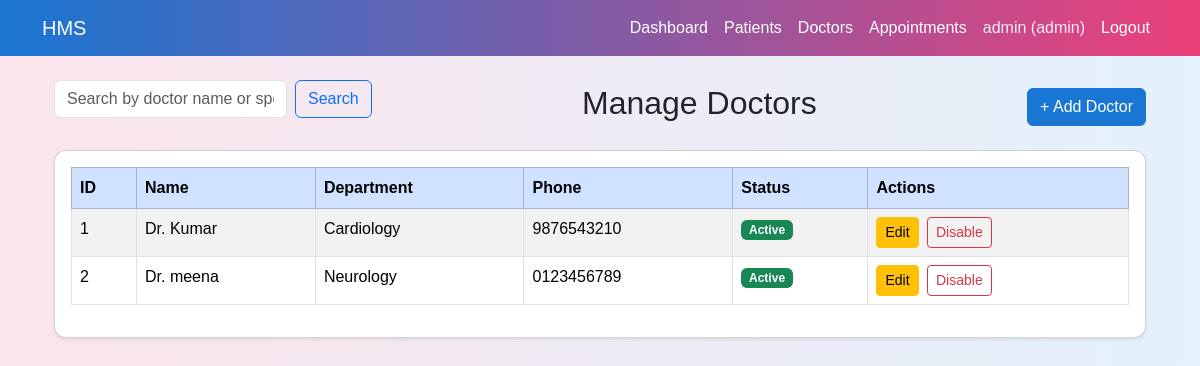
/admin/doctors (signed in), run on an earlier commit of the app's database.
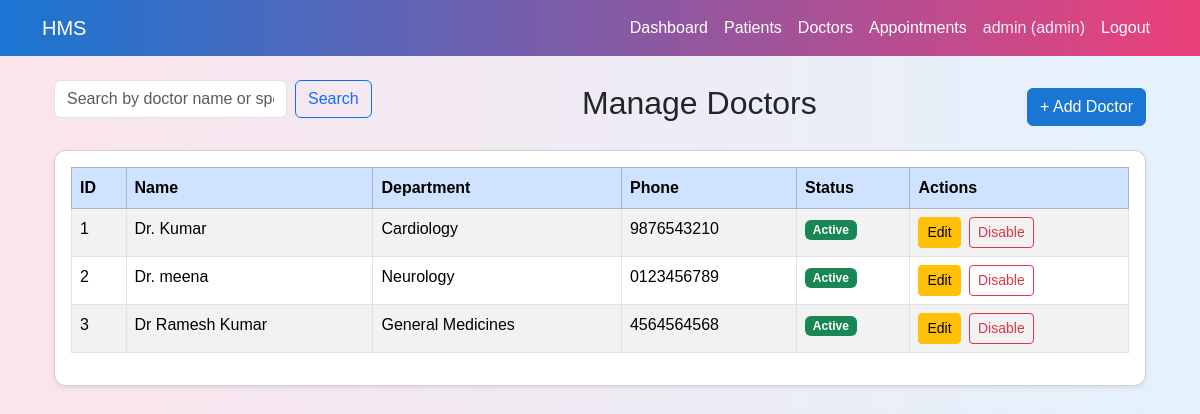
And on a later commit of the database.
### models.py (models this page shows, shortened)
class Doctor(db.Model):
    __tablename__="doctors"
    id=db.Column(db.Integer,primary_key=True)
    user_id=db.Column(db.Integer,db.ForeignKey("users.id"),nullable=False)
    department_id=db.Column(db.Integer,db.ForeignKey("departments.id"))
    full_name=db.Column(db.String(120),nullable=False)
    phone=db.Column(db.String(20))
    about=db.Column(db.Text)
    experience_years=db.Column(db.Integer)
    is_active=db.Column(db.Boolean, default=True)
    user=db.relationship("User",back_populates="doctor_profile")
    department=db.relationship("Department",back_populates="doctors")
    appointments=db.relationship("Appointment",back_populates="doctor")
    availabilities=db.relationship("DoctorAvailability",back_populates="doctor")

class Department(db.Model):
    __tablename__="departments"
    id=db.Column(db.Integer,primary_key=True)
    name=db.Column(db.String(80),unique=True,nullable=False)
    description=db.Column(db.Text)
    doctors=db.relationship("Doctor",back_populates="department")

### app.py (the view, shortened to what this page needs)
    @app.route('/admin/doctors')
    def admin_doctors():
        if session.get('role')!="admin":
            return redirect(url_for('login'))
        search = request.args.get('search','').strip()
        query=Doctor.query.outerjoin(Department)
        doctors=query.order_by(Doctor.id).all()
        departments = Department.query.order_by(Department.name).all()
        return render_template(
            'admin_doctors.html',
            doctors=doctors,
            departments=departments,
            search=search
        )

### templates/admin_doctors.html
{% extends "base.html" %}
{% block content %}
<div class="container mt-4">
    <div class="d-flex justify-content-between align-items-center mb-3">
        <form method="get" class="d-flex mb-3" action="{{ url_for('admin_doctors') }}">
            <input type="text" name="search" class="form-control me-2"
                placeholder="Search by doctor name or specialization" value="{{ search or '' }}">
            <button type="submit" class="btn btn-outline-primary">Search</button>
        </form>
        <h2>Manage Doctors</h2>
        <a href="{{ url_for('admin_add_doctor') }}" class="btn btn-primary">+ Add Doctor</a>
    </div>
    <div class="card p-3 shadow-sm">
        <table class="table table-striped table-bordered">
            <thead class="table-primary">
                <tr>
                    <th>ID</th>
                    <th>Name</th>
                    <th>Department</th>
                    <th>Phone</th>
                    <th>Status</th>
                    <th>Actions</th>
                </tr>
            </thead>
            <tbody>
                {% for doctor in doctors %}
                <tr>
                    <td>{{ doctor.id }}</td>
                    <td>{{ doctor.full_name }}</td>
                    <td>{{ doctor.department.name if doctor.department else 'N/A' }}</td>
                    <td>{{ doctor.phone or 'N/A' }}</td>
                    <td>
                        {% if doctor.is_active %}
                        <span class="badge bg-success">Active</span>
                        {% else %}
                        <span class="badge bg-danger">Inactive</span>
                        {% endif %}
                    </td>
                    <td>
                        <a href="{{ url_for('admin_edit_doctor', id=doctor.id) }}" class="btn btn-sm btn-warning me-1">
                            Edit
                        </a>
                        <a href="{{ url_for('admin_toggle_doctor', id=doctor.id) }}"
                            class="btn btn-sm {% if doctor.is_active %}btn-outline-danger{% else %}btn-outline-success{% endif %}">
                            {% if doctor.is_active %}Disable{% else %}Enable{% endif %}
                        </a>
                    </td>
                </tr>
                {% endfor %}
            </tbody>
        </table>
    </div>
</div>
{% endblock %}

What changed in the data, as far as the page shows it:
added Doctor: id "3", full_name "Dr Ramesh Kumar", department "General Medicines", phone "4564564568", is_active "Active"
